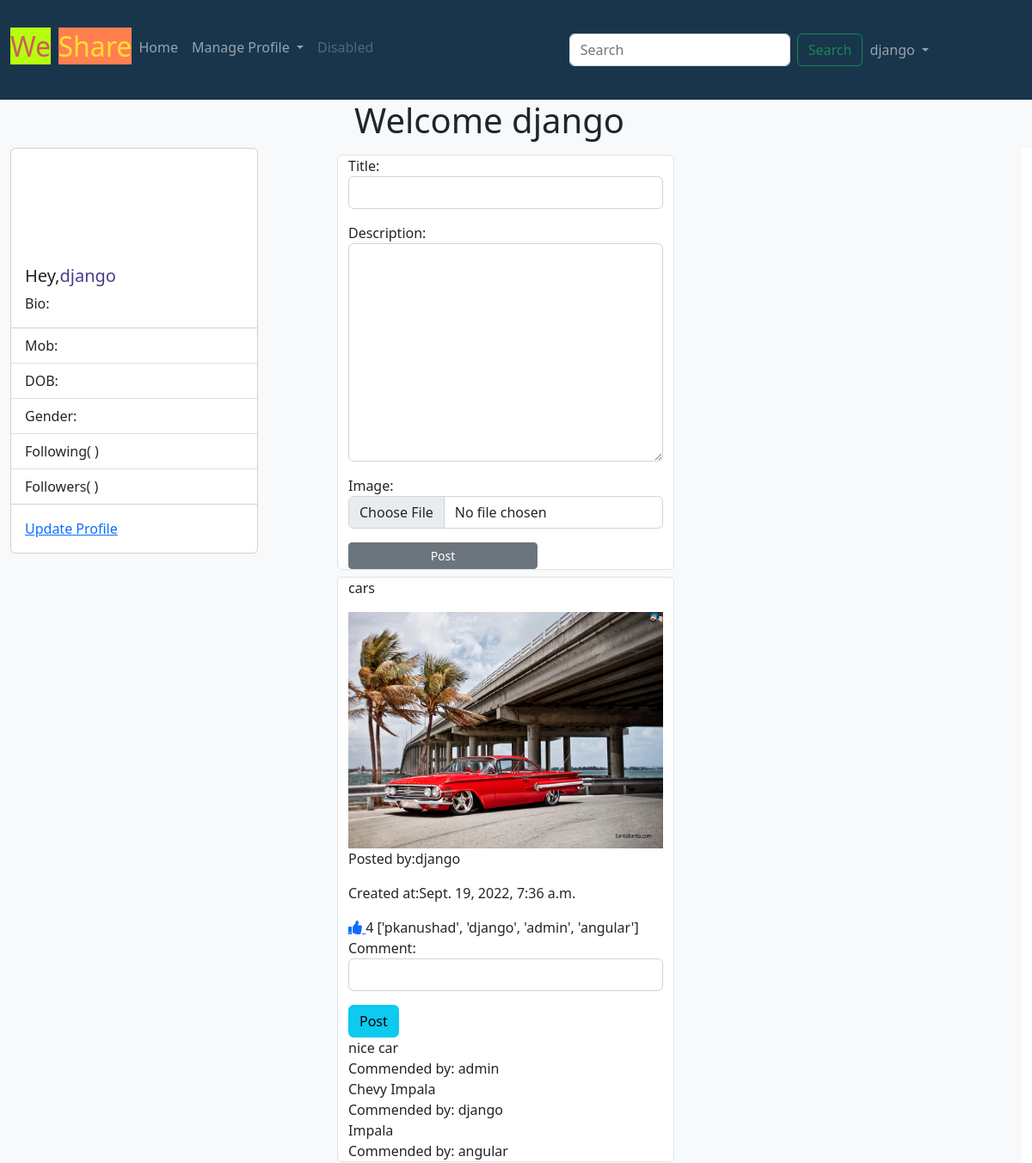
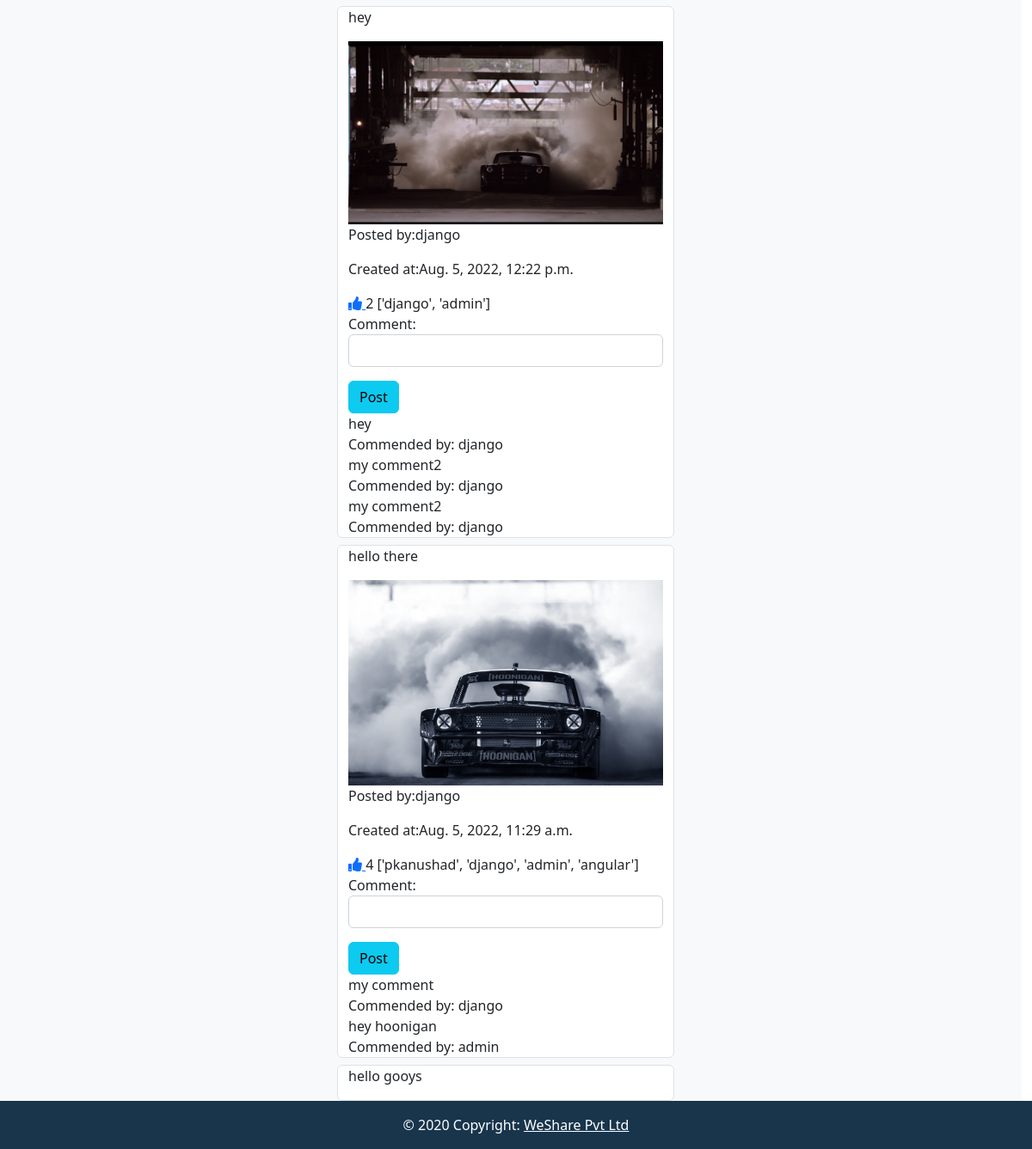
The app's page /blog/home (signed in) with its own data (2 pictures, top to bottom).
### blog_app/models.py (models this page shows, shortened)
class Blogs(models.Model):
    title= models.CharField(max_length=120)
    description=models.CharField(max_length=230)
    image=models.ImageField(upload_to="blogimages",null=True)
    author=models.ForeignKey(User,on_delete=models.CASCADE,related_name="author")
    posted_date=models.DateTimeField(auto_now=True)
    liked_by=models.ManyToManyField(User)
    @property
    def get_like_count(self):
        like_count=self.liked_by.all().count()
        return like_count
    @property
    def get_liked_users(self):
        liked_users=self.liked_by.all()
        users=[user.username for user in liked_users]
        return users
    class Meta:
        verbose_name = "blog"
        verbose_name_plural = "blogs"

class Comments(models.Model):
    blog=models.ForeignKey(Blogs,on_delete=models.CASCADE)
    comment=models.CharField(max_length=160)
    user=models.ForeignKey(User,on_delete=models.CASCADE)
    class Meta:
        verbose_name = "comment"
        verbose_name_plural = "comments"

### blog_app/views.py (the view, shortened to what this page needs)
# urls.py: path("home",views.IndexView.as_view(),name="home"),
@method_decorator(signin_required,name="dispatch")
class IndexView(CreateView):
    template_name = "index.html"
    model = Blogs
    success_url = reverse_lazy("home")
    form_class = BlogForm
    def get_context_data(self, **kwargs):
        context=super().get_context_data(**kwargs)
        blogs=Blogs.objects.all().order_by("-posted_date")
        context["blogs"]=blogs
        comment_form=CommentForm()
        context["comment_form"]=comment_form
        return context

### blog_app/forms.py
class BlogForm(ModelForm):
    class Meta:
        model= Blogs
        fields=[
            "title",
            "description",
            "image"
        ]
        widgets={
            "title":forms.TextInput(attrs={"class":"form-control"}),
            "description": forms.Textarea(attrs={"class": "form-control"}),
            "image": forms.FileInput(attrs={"class": "form-control"})
        }

class CommentForm(ModelForm):
    class Meta:
        model = Comments
        fields=["comment"]
        widgets = {
            "comment": forms.TextInput(attrs={"class": "form-control"}),
        }

### blog_app/views.py (called while the page is built)
def signin_required(func):
    def wrapper(request,*args,**kwargs):
        if request.user.is_authenticated:
            return func(request,*args,**kwargs)
        else:
            messages.error(request,"you must login")
            return redirect("sign-in")
    return wrapper

### blog_app/templates/index.html (shortened to what this page needs)
{%extends 'base.html'%}
{%block body_block%}
<div class="container">
    <div class="row bg-light">
    <div class="col-4 "></div>
    <div class="col-md-4 col-sm-12">
        <h1>Welcome {{request.user}}</h1>
    </div>
    <div class="col-4"></div>
</div>
</div>
<div class="row bg-light">
    <div class="col-md-4 col-sm-12  ">
        <div class="card " style="width: 18rem;">
            <div style="height:120px;width:120px;">
            </div>
            <div class="card-body">
                <h5 class="card-title">Hey,<span style="color:#483D8B">{{request.user}}</span></h5>
                <p class="card-text">Bio:{{request.user.users.bio}}</p>
            </div>
            <ul class="list-group list-group-flush">
                <li class="list-group-item">Mob:{{request.user.users.phone}}</li>
                <li class="list-group-item">DOB:{{request.user.users.date_of_birth}}</li>
                <li class="list-group-item">Gender:{{request.user.users.gender}}</li>
                <li class="list-group-item">Following( {{request.user.users.fetch_following_count}} )
                    <br>
                </li>
                <li class="list-group-item">Followers( {{request.user.users.my_follower_count}} )</li>
            </ul>
            <div class="card-body">
                <a href="{%url 'profile-update' request.user.users.id%}" class="card-link"> Update Profile</a>
            </div>
        </div>
    </div>
    <div class="col-md-4 col-sm-12  bg-white border mt-2 rounded">
        <form action="" method="post" enctype="multipart/form-data">
            {{form.as_p}}
            <input type="submit " class="btn btn-secondary btn-sm" value="Post">
        </form>
    </div>
    <div class="col-md-4 col-sm-12 ">
    </div>
</div>
{%for blog in blogs%}
<div class="row bg-light ">
    <div class="col-4 "></div>
    <div class="col-md-4 col-sm-12  bg-white border mt-2 rounded">
        <p>{{blog.title}}</p>
        {%if blog.image%}
        <img src="{{blog.image.url}}" class="img-fluid" alt="">
        <p>Posted by:{{blog.author}}</p>
        <p>Created at:{{blog.posted_date}}</p>
        <div>
            <a href="{%url 'add-like' blog.id%}"><i class="fas fa-thumbs-up"></i> </a>
            {{blog.get_like_count}}
            {{blog.get_liked_users}}
        </div>
        <form action="{%url 'add-comment' blog.id%}" method="post">
            {{comment_form.as_p}}
            <input type="submit" class="btn btn-info" value="Post"></input>
        </form>
        {%for comment in blog.comments_set.all%}
        <div>{{comment.comment}}</div>
        <div>Commended by: <span style="" >{{comment.user}} </span></div>
        {%endfor%}
        {%endif%}
    </div>
    <div class="col-4"></div>
</div>
{%endfor%}
{%endblock%}

### blog_app/templates/base.html (shortened to what this page needs)
<!DOCTYPE html>
{% load static %}
<html lang="en">
<head>
    <link href="https://cdn.jsdelivr.net/npm/bootstrap@5.2.0/dist/css/bootstrap.min.css" rel="stylesheet">
    <link rel="stylesheet" href="https://use.fontawesome.com/releases/v5.12.1/css/all.css">
<link href="https://cdn.jsdelivr.net/npm/bootstrap@5.2.0/dist/css/bootstrap.min.css" rel="stylesheet">
  <link href="{%static 'css/styles.css'%}" rel="stylesheet"/>
</head>
<body>
<nav class="navbar navbar-expand-lg navbar-dark" style="background-color: #18354c;">
  <div class="container-fluid">
    <div class="collapse navbar-collapse" id="navbarSupportedContent">
      <ul class="navbar-nav me-auto mb-2 mb-lg-0">
        <li class="nav-item">
            <h2 class=""> <span style="color:#CD5C5C; background-color: #B8FC0F;">We</span> <span style="color:#FFE033; background-color: coral;" >Share</span></h2>
        </li>
        <li class="nav-item">
          <a class="nav-link" href="{%url 'home'%}">Home</a>
        </li>
        <li class="nav-item dropdown">
          <a class="nav-link dropdown-toggle" href="#" role="button" data-bs-toggle="dropdown" aria-expanded="false">
            Manage Profile
          </a>
        </li>
        <li class="nav-item">
          <a class="nav-link disabled">Disabled</a>
        </li>
      </ul>
        <form class="d-flex" role="search">
        <input class="form-control me-2" type="search" placeholder="Search" aria-label="Search">
        <button class="btn btn-outline-success" type="submit">Search</button>
      </form>
    </div>
      <div>
           <ul class="navbar-nav me-auto mb-2 mb-lg-0">
        <li class="nav-item dropdown">
          <a class="nav-link dropdown-toggle" href="#" role="button" data-bs-toggle="dropdown" aria-expanded="false">
            {{request.user}}
          </a>
        </li>
      </ul>
      </div>
       <div style="height:100px;width:100px;">
      </div>
  </div>
</nav>
<body>
<div class="container-fluid">
  <div class="row">
     {%block body_block%}
     {%endblock%}
  </div>
</div>
<footer class=" sticky-footer bg-light text-center text-lg-start">
  <div class="text-center p-3 text-white" style="background-color: #18354c;"">
    © 2020 Copyright:
    <a class="text-white" href="">WeShare Pvt Ltd</a>
  </div>
</footer>
</body>
</body>
</html>

### blog_app/static/css/styles.css (style rules this page uses)
body { min-height:100vh; }
.sticky-footer { position:sticky; top:100%; }

### records on screen
Blogs: title "cars", image (picture), author "django", posted_date "Sept. 19, 2022, 7:36 a.m.", get_like_count "4", get_liked_users "['pkanushad', 'django', 'admin', 'angular']"
Comments: comment "nice car", user "admin"
Comments: comment "Chevy Impala", user "django"
Comments: comment "Impala", user "angular"
Blogs: title "hey", image (picture), author "django", posted_date "Aug. 5, 2022, 12:22 p.m.", get_like_count "2", get_liked_users "['django', 'admin']"
Comments: comment "hey", user "django"
Comments: comment "my comment2", user "django"
Comments: comment "my comment2", user "django"
Blogs: title "hello there", image (picture), author "django", posted_date "Aug. 5, 2022, 11:29 a.m.", get_like_count "4", get_liked_users "['pkanushad', 'django', 'admin', 'angular']"
Comments: comment "my comment", user "django"
Comments: comment "hey hoonigan", user "admin"
Blogs: title "hello gooys"

### other values on screen
{{ request.user }} "django"
